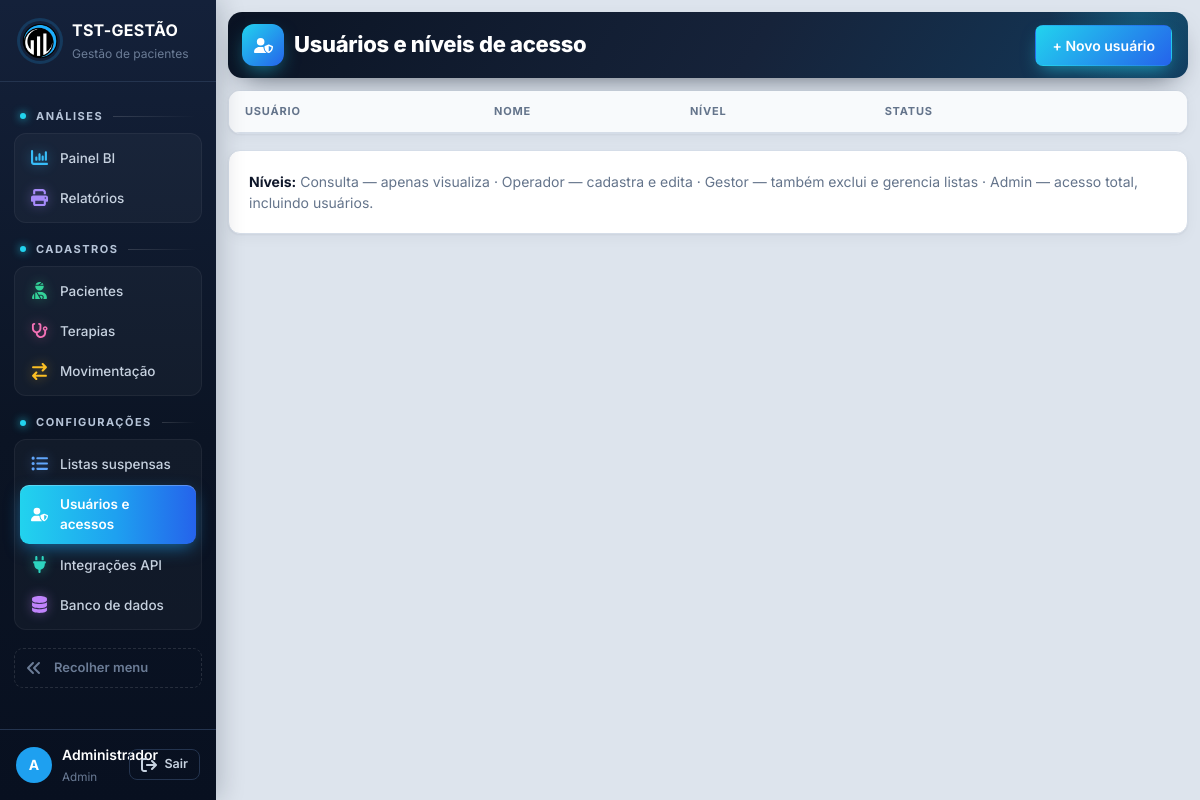
/usuarios (signed in), run on the app's committed database.
### tables this page shows
CREATE TABLE usuarios (
    id INTEGER PRIMARY KEY AUTOINCREMENT,
    usuario TEXT NOT NULL UNIQUE COLLATE NOCASE,
    nome TEXT NOT NULL,
    senha_hash TEXT NOT NULL,
    nivel TEXT NOT NULL DEFAULT 'consulta',
    ativo INTEGER NOT NULL DEFAULT 1,
    trocar_senha INTEGER NOT NULL DEFAULT 0
);

### tst_gestao/app.py (the view)
    @app.route("/usuarios")
    @exige("admin")
    def usuarios():
        return render_template("usuarios.html", ativa="usuarios", niveis=list(NIVEIS))

### tst_gestao/banco.py (called while the page is built, shortened)
def cfg_padrao() -> dict:
    return {"motor": "sqlite"}

def ler_config() -> dict:
    env = os.environ.get("TST_DB_MOTOR")
    if env == "sqlite":
        return cfg_padrao()
    try:
        mtime = CONFIG_PATH.stat().st_mtime_ns
    except OSError:
        return cfg_padrao()

def abrir(cfg: dict | None = None, *, banco_mestre: bool = False) -> Conexao:
    cfg = cfg or ler_config()
    motor = cfg.get("motor", "sqlite")
    if motor == "sqlite":
        arquivo = Path(cfg.get("arquivo") or DB_PATH)
        arquivo.parent.mkdir(parents=True, exist_ok=True)
        raw = sqlite3.connect(arquivo, timeout=15)
        raw.row_factory = sqlite3.Row
        raw.execute("PRAGMA foreign_keys = ON")
        return Conexao(raw, "sqlite")

def conectar() -> Conexao:
    return abrir(ler_config())

    def execute(self, sql: str, params=()):
        if self.motor == "sqlite":
            return self.raw.execute(sql, params)
        return Cursor(self).executar(sql, params)

    def commit(self):
        self.raw.commit()

    def close(self):
        try:
            self.raw.close()
        except Exception:
            pass

    def __enter__(self):
        return self

    def __exit__(self, tipo, valor, tb):
        try:
            self.rollback() if tipo else self.commit()
        finally:
            self.close()
        return False

### tst_gestao/db.py (called while the page is built)
def connect() -> Conexao:
    return conectar()

### tst_gestao/templates/usuarios.html (shortened to what this page needs)
{% extends "base.html" %}
{% block cabecalho %}Usuários e níveis de acesso{% endblock %}
{% block acoes %}<button id="novo" class="btn primary">+ Novo usuário</button>{% endblock %}
{% block conteudo %}
<div class="card flush"><div class="table-wrap"><table><thead><tr><th>Usuário</th><th>Nome</th><th>Nível</th><th>Status</th><th></th></tr></thead><tbody id="tb"></tbody></table></div></div>
<div class="card"><b>Níveis:</b> <span class="muted">Consulta — apenas visualiza · Operador — cadastra e edita · Gestor — também exclui e gerencia listas · Admin — acesso total, incluindo usuários.</span></div>
{% endblock %}

### tst_gestao/templates/base.html (shortened to what this page needs)
<!doctype html>
<html lang="pt-BR">
<head>
<link rel="stylesheet" href="{{ url_for('static', filename='app.css') }}">
</head>
<body>
{% set COR_IC = {'bi': '#38bdf8', 'relatorios': '#a78bfa', 'pacientes': '#34d399', 'terapias': '#f472b6', 'movimentacao': '#fbbf24', 'listas': '#60a5fa', 'usuarios': '#fb923c', 'integracoes': '#2dd4bf', 'banco': '#c084fc'} %}
{% macro item(rota, chave, icone, texto) %}<a href="{{ rota }}" class="{{ 'on' if ativa == chave }}" data-tip="{{ texto }}" style="--ic:{{ COR_IC.get(icone, '#94a3b8') }}"><svg class="ic"><use href="#i-{{ icone }}"/></svg><span class="tx">{{ texto }}</span></a>{% endmacro %}
{% set grupo = {'dashboard': 'Análises', 'relatorios': 'Análises', 'pacientes': 'Cadastros', 'terapias': 'Cadastros', 'movimentacao': 'Cadastros',
  'listas': 'Configurações', 'usuarios': 'Configurações', 'integracoes': 'Configurações', 'banco': 'Configurações', 'perfil': 'Minha conta'} %}
<aside class="sidebar">
  <div class="brand"><img src="{{ url_for('static', filename='logo.png') }}" alt="TST"><div class="tx"><strong>TST-GESTÃO</strong><small>Gestão de pacientes</small></div></div>
  <nav>
    <span class="nav-sec">Análises</span>
    <div class="nav-grupo">
    {{ item(url_for('index'), 'dashboard', 'bi', 'Painel BI') }}
    {{ item(url_for('relatorios'), 'relatorios', 'relatorios', 'Relatórios') }}
    </div>
    <span class="nav-sec">Cadastros</span>
    <div class="nav-grupo">
    {{ item(url_for('cadastro', ent='pacientes'), 'pacientes', 'pacientes', 'Pacientes') }}
    {{ item(url_for('cadastro', ent='terapias'), 'terapias', 'terapias', 'Terapias') }}
    {{ item(url_for('cadastro', ent='movimentacao'), 'movimentacao', 'movimentacao', 'Movimentação') }}
    </div>
    {% if nivel >= 3 %}<span class="nav-sec">Configurações</span>
    <div class="nav-grupo">
    {{ item(url_for('listas'), 'listas', 'listas', 'Listas suspensas') }}
    {% if nivel >= 4 %}{{ item(url_for('usuarios'), 'usuarios', 'usuarios', 'Usuários e acessos') }}
    {{ item(url_for('integracoes'), 'integracoes', 'integracoes', 'Integrações API') }}
    {{ item(url_for('pagina_banco'), 'banco', 'banco', 'Banco de dados') }}{% endif %}
    </div>{% endif %}
    <button type="button" class="recolher" id="btn-recolher" data-tip="Expandir menu"><svg class="ic"><use href="#i-recolher"/></svg><span class="tx">Recolher menu</span></button>
  </nav>
  <div class="userbox">
    <a href="{{ url_for('perfil') }}" class="{{ 'on' if ativa == 'perfil' }}" title="Meu perfil"><span class="avatar">{{ usuario['nome'][:1]|upper }}</span><span class="tx"><b>{{ usuario['nome'] }}</b><small>{{ usuario['nivel']|capitalize }}</small></span></a>
    <form method="post" action="{{ url_for('logout') }}"><input type="hidden" name="csrf_token" value="{{ csrf_token }}"><button class="btn ghost sm" type="submit" title="Sair do sistema"><svg class="ic"><use href="#i-sair"/></svg><span class="tx">Sair</span></button></form>
  </div>
</aside>
<main class="content">
  {% set ic_pag = {'dashboard': 'bi', 'perfil': 'perfil'}.get(ativa, ativa) %}
  {% block topo %}<header class="bi-topo topo-pag"><div class="bt-tit"><i class="bt-ic"><svg class="ic"><use href="#i-{{ ic_pag or 'bi' }}"/></svg></i><span class="bt-trilha">{% block trilha %}{{ grupo.get(ativa, 'TST-GESTÃO') }}{% endblock %} <b>›</b></span><h1>{% block cabecalho %}{% endblock %}</h1></div><div class="actions">{% block acoes %}{% endblock %}</div></header>{% endblock %}
  {% block conteudo %}{% endblock %}
</main>
</body>
</html>

### data on the page
usuarios: nome "A", nome "Administrador", nivel "Admin"

### other printed values
{{ texto }} "Painel BI Relatórios Pacientes Terapias Movimentação Listas suspensas Usuários e acessos Integrações API Banco de dados"
